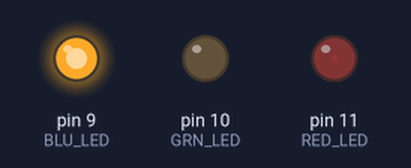
A sketch run on a simulated Arduino Uno, built with avr-gcc and run on an emulated ATmega328P. On the bench: output pins drawn as LEDs (lit = HIGH).

Above: at 0.05 s.
At 0.9 s:
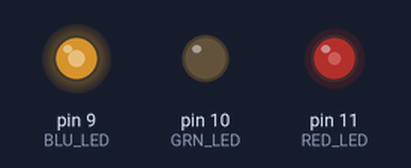
At 1.8 s:
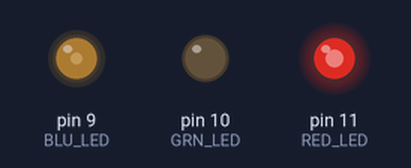
At 3.6 s:
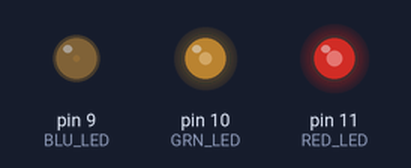
At 5.35 s:
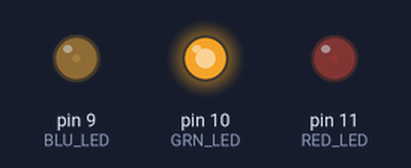
At 7.15 s:
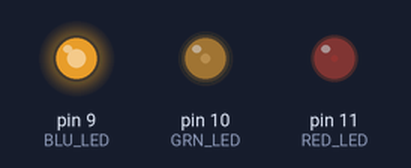
Timing chart, 0 to 10.0 s (numbered marks = the images above):
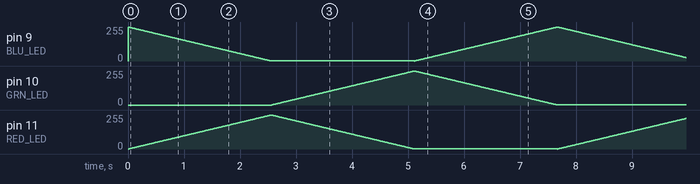

The sketch:

RGB_Rainbow.ino
```cpp
/* FILE:    RGB_Rainbow
   DATE:    19/09/16
   VERSION: 0.1
   AUTHOR:  Andrew Davies

19/09/16 version 0.1: Original version

THIS SOFTWARE IS PROVIDED "AS IS". HOBBY COMPONENTS MAKES NO WARRANTIES, WHETHER
EXPRESS, IMPLIED OR STATUTORY, INCLUDING, BUT NOT LIMITED TO, IMPLIED WARRANTIES OF
MERCHANTABILITY AND FITNESS FOR A PARTICULAR PURPOSE, ACCURACY OR LACK OF NEGLIGENCE.
HOBBY COMPONENTS SHALL NOT, IN ANY CIRCUMSTANCES, BE LIABLE FOR ANY DAMAGES,
INCLUDING, BUT NOT LIMITED TO, SPECIAL, INCIDENTAL OR CONSEQUENTIAL DAMAGES FOR ANY
REASON WHATSOEVER.
*/

/* Digital PWM pins used to control the red, green, & blue levels */
#define RED_LED 11
#define GRN_LED 10
#define BLU_LED 9

void setup()
{
}

void loop()
{
  /* Fade in red and fade out blue */
  for(byte i = 0; i < 255; i++)
  {
    analogWrite(RED_LED, i);
    analogWrite(BLU_LED, 255 - i);
    delay(10);
  }

  /* Fade in green and fade out red */
  for(byte i = 0; i < 255; i++)
  {
    analogWrite(GRN_LED, i);
    analogWrite(RED_LED, 255 - i);
    delay(10);
  }

  /* Fade in blue and fade out green */
  for(byte i = 0; i < 255; i++)
  {
    analogWrite(BLU_LED, i);
    analogWrite(GRN_LED, 255 - i);
    delay(10);
  }
}
```
